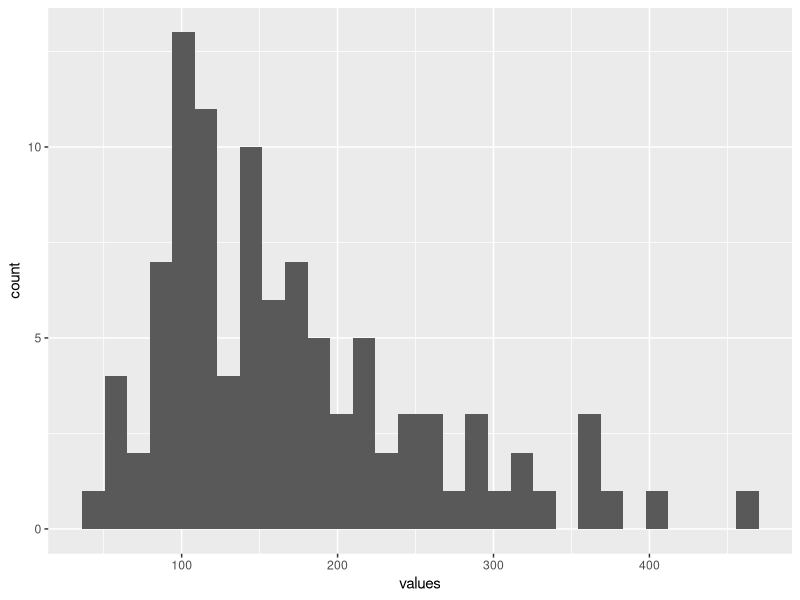
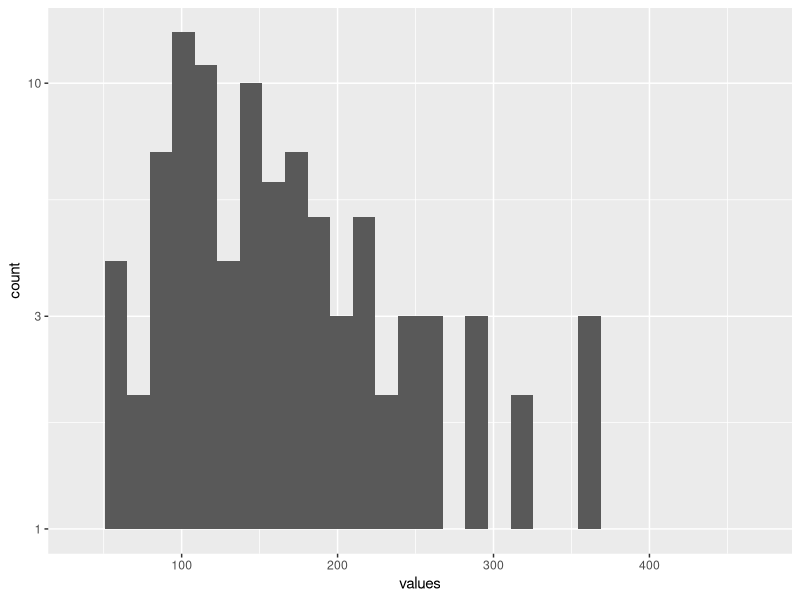
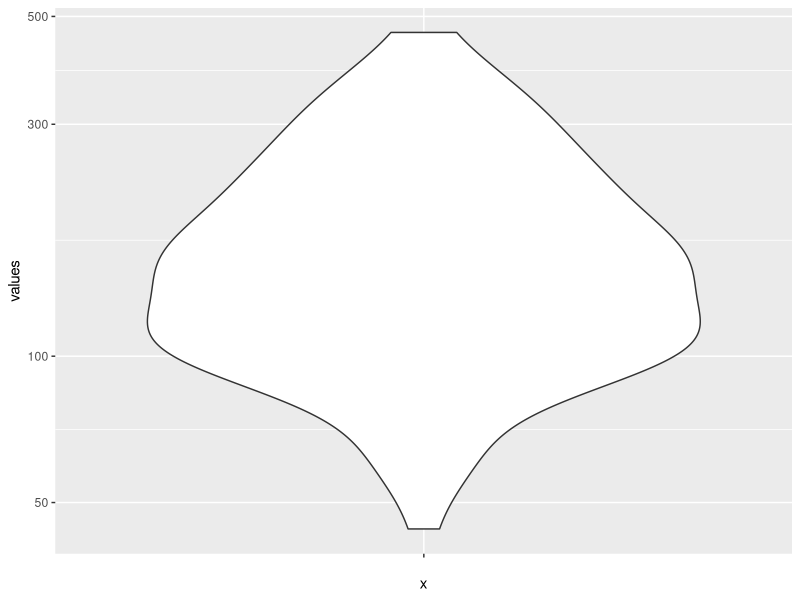

Recreate these plots in R, in order.
## ---- chunk 1
library(ggplot2)
## ---- chunk 2
values = rlnorm(100, meanlog=5, sdlog=0.5)
df = data.frame(values=values)
## ---- chunk 3
ggplot(df, aes(values)) + geom_histogram()

ggplot(df, aes(values)) + geom_histogram() + scale_y_log10()

ggplot(df, aes(x="", y=values)) + geom_violin() + scale_y_log10()
